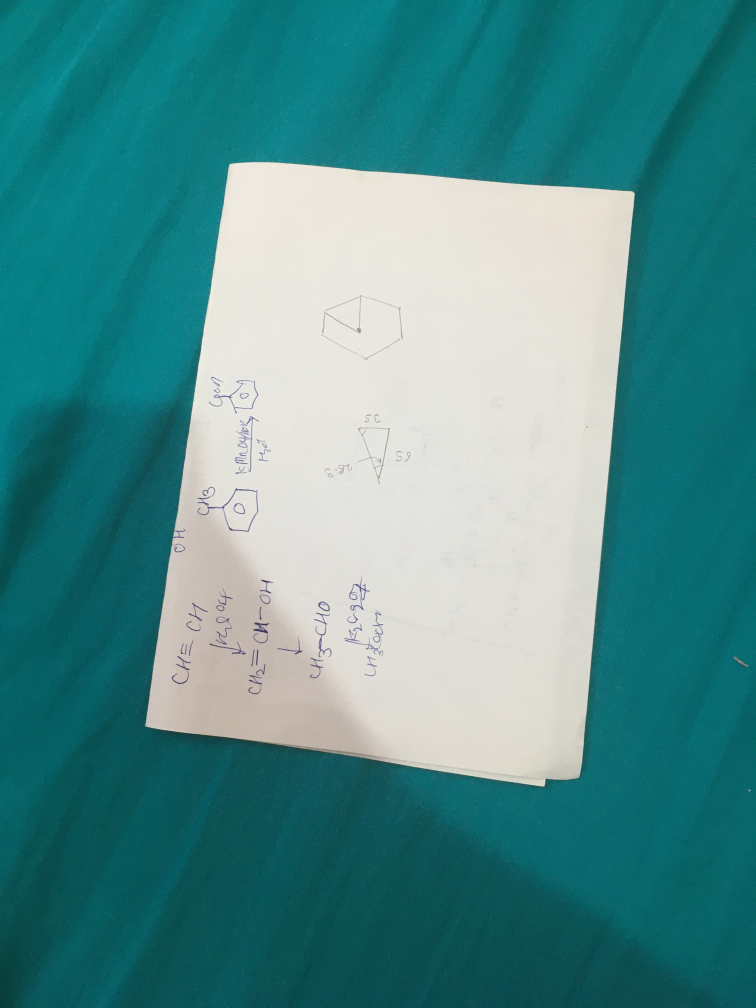
#> input picture day7/IMG_3879.jpg, 3024 x 4032 px (shown at 1/4 size)
$ python q2.py
#> lines starting #> are read from the running program, lines starting #| are printed output that depends on the picture; after the words box and inside, x2 and y2 are one past the last pixel; in counts of white or black regions, pixels touching at a corner belong together
import cv2
import numpy as np

img=cv2.imread('IMG_3879.jpg')
#> img is the input picture: shape (4032, 3024, 3); mean B, G, R 141.6, 141.2, 79.5
resized=cv2.resize(img,(640,640))
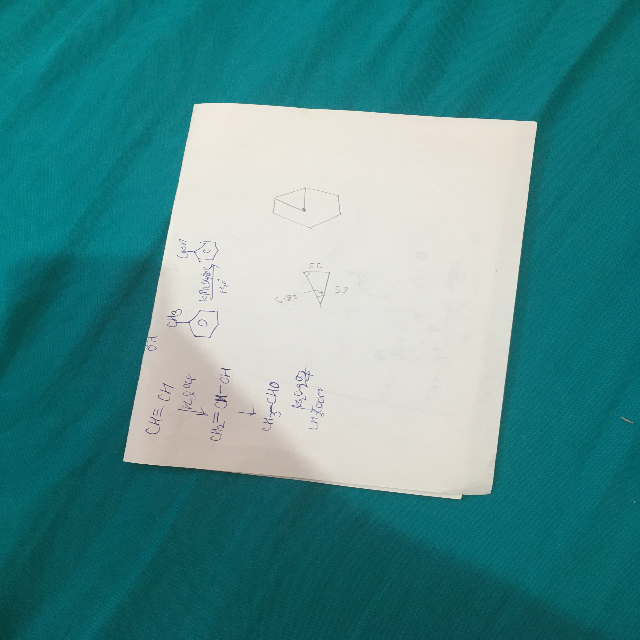
#> resized: shape (640, 640, 3); mean B, G, R 141.5, 141.1, 79.4
image=cv2.cvtColor(resized,cv2.COLOR_BGR2GRAY)
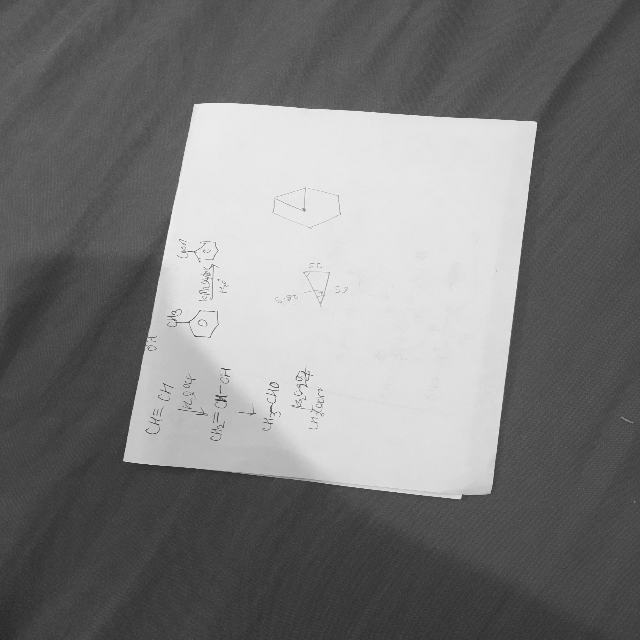
#> image: shape (640, 640); min 36, max 242, mean 122.7
kernel=np.ones((5,5))
gaussian_blur=cv2.GaussianBlur(image,(5,5),2)
edge=cv2.Canny(gaussian_blur,40,280)
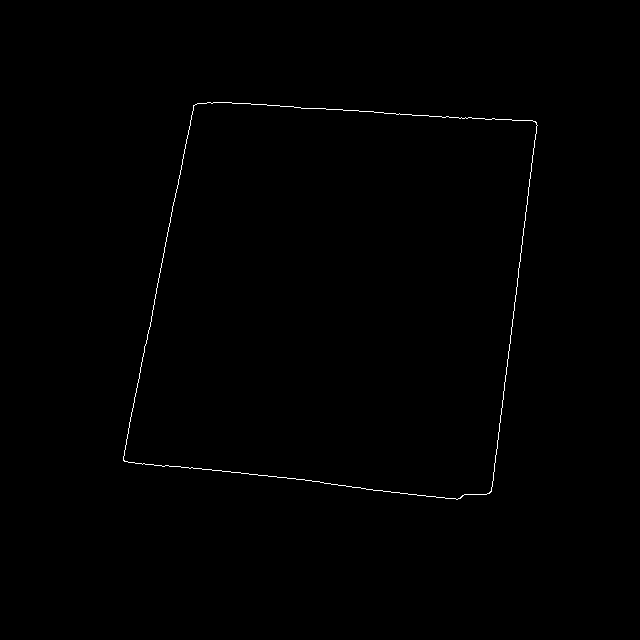
#> edge: shape (640, 640); 0.35% white in thin lines or dots, all inside (x1, y1, x2, y2) = (123, 102, 538, 500)
contours,heirarchy=cv2.findContours(edge,cv2.RETR_TREE,cv2.CHAIN_APPROX_SIMPLE)
#> contours = 2 contours; box (x1, y1, x2, y2) and area: (123, 102, 538, 500) 133016, (123, 102, 538, 500) 133006
areas=[cv2.contourArea(c) for c in contours]
#> areas = [133015.5, 133006.5]
max_index=np.argmax(areas)
#> max_index = 0
max_contour=contours[max_index]
#> max_contour = contour of 402 points, box (x1, y1, x2, y2) (123, 102, 538, 500), area 133016

perimeter=cv2.arcLength(max_contour,True)
#> perimeter = 1520.7
ROI=cv2.approxPolyDP(max_contour,0.01*perimeter,True)
#> ROI = [[193, 105], [123, 460], [489, 493], [536, 122]]
cv2.drawContours(img,[ROI],-1,(0,255,0),2)

pts_1=np.array([ROI[0],ROI[1],ROI[3],ROI[2]],np.float32)
#> pts_1 = [[193, 105], [123, 460], [536, 122], [489, 493]]
pts_2=np.array([(0,0),(500,0),(0,500),(500,500)],np.float32)
perspective=cv2.getPerspectiveTransform(pts_1,pts_2)
#> perspective = [[-0.0775, 1.56, -149.2], [1.57, 0.309, -334.8], [0.000106, 0.000234, 1]]
transformed=cv2.warpPerspective(resized,perspective,(500,500))
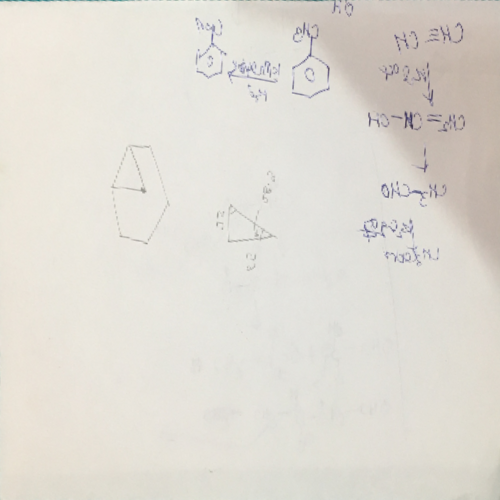
#> transformed: shape (500, 500, 3); mean B, G, R 212.6, 220.2, 224.1
cv2.imshow('img',edge)
cv2.imshow('display',resized)
cv2.imshow('output',transformed)
cv2.waitKey(0)
